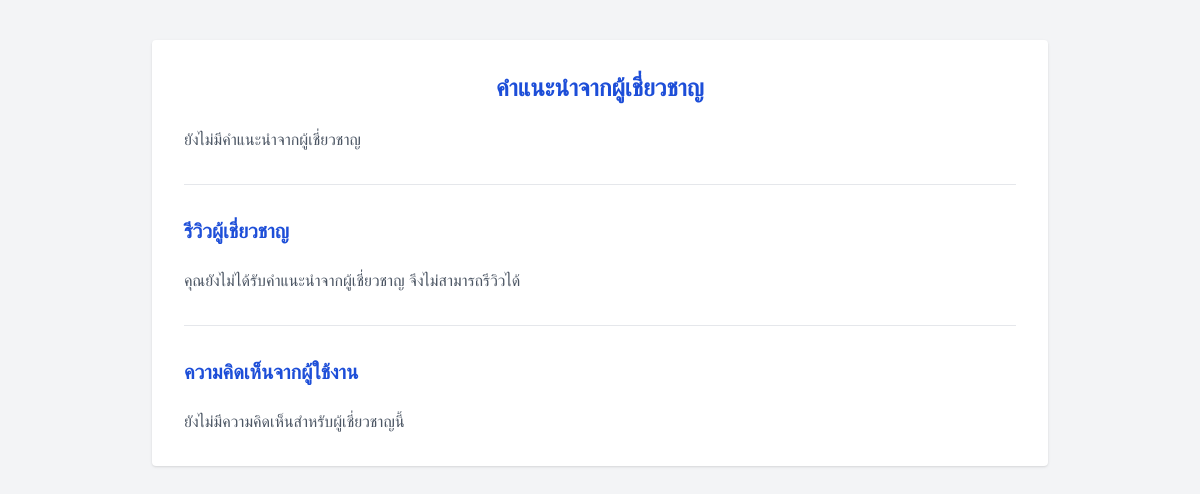
The app's page /general-advice/ (signed in), older data.
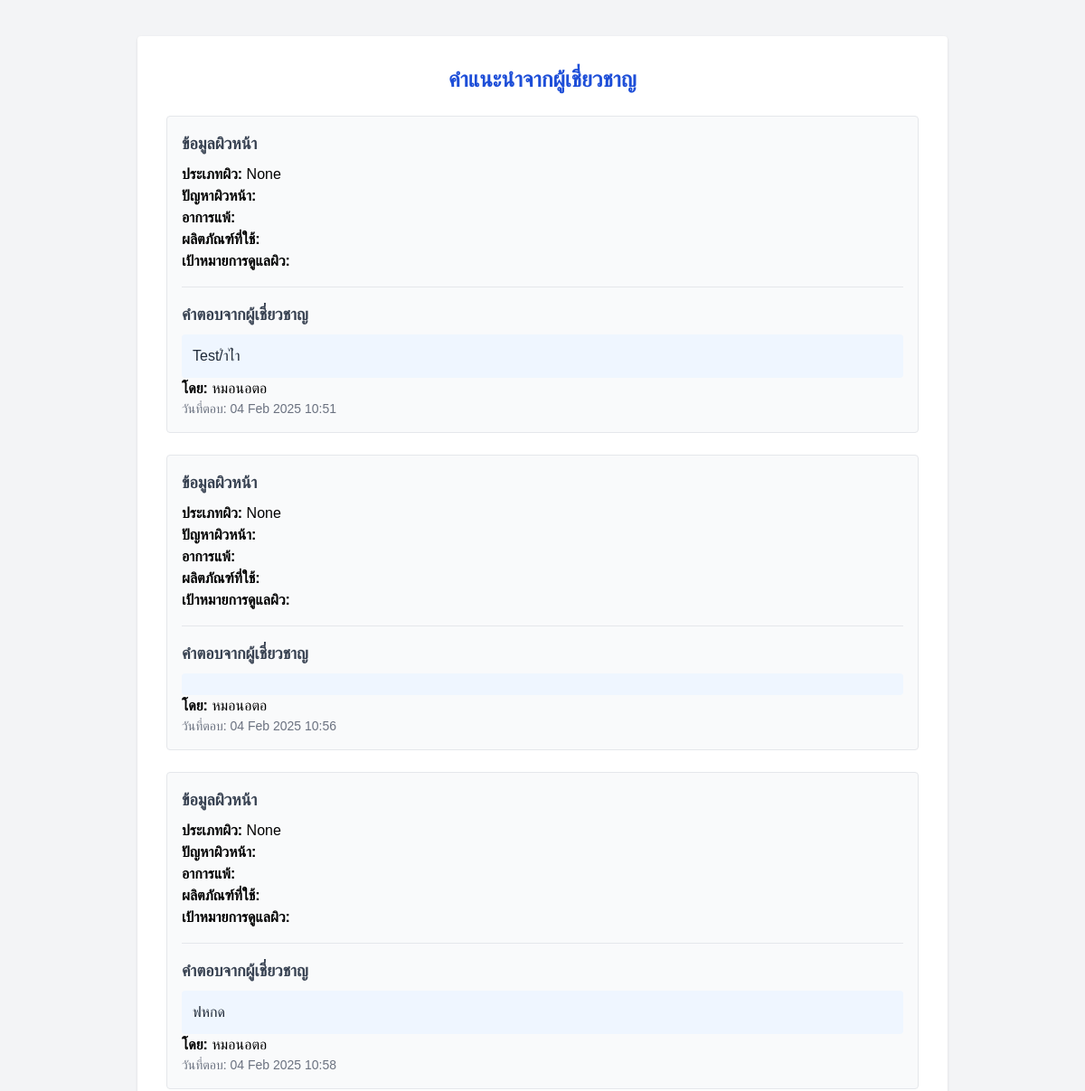
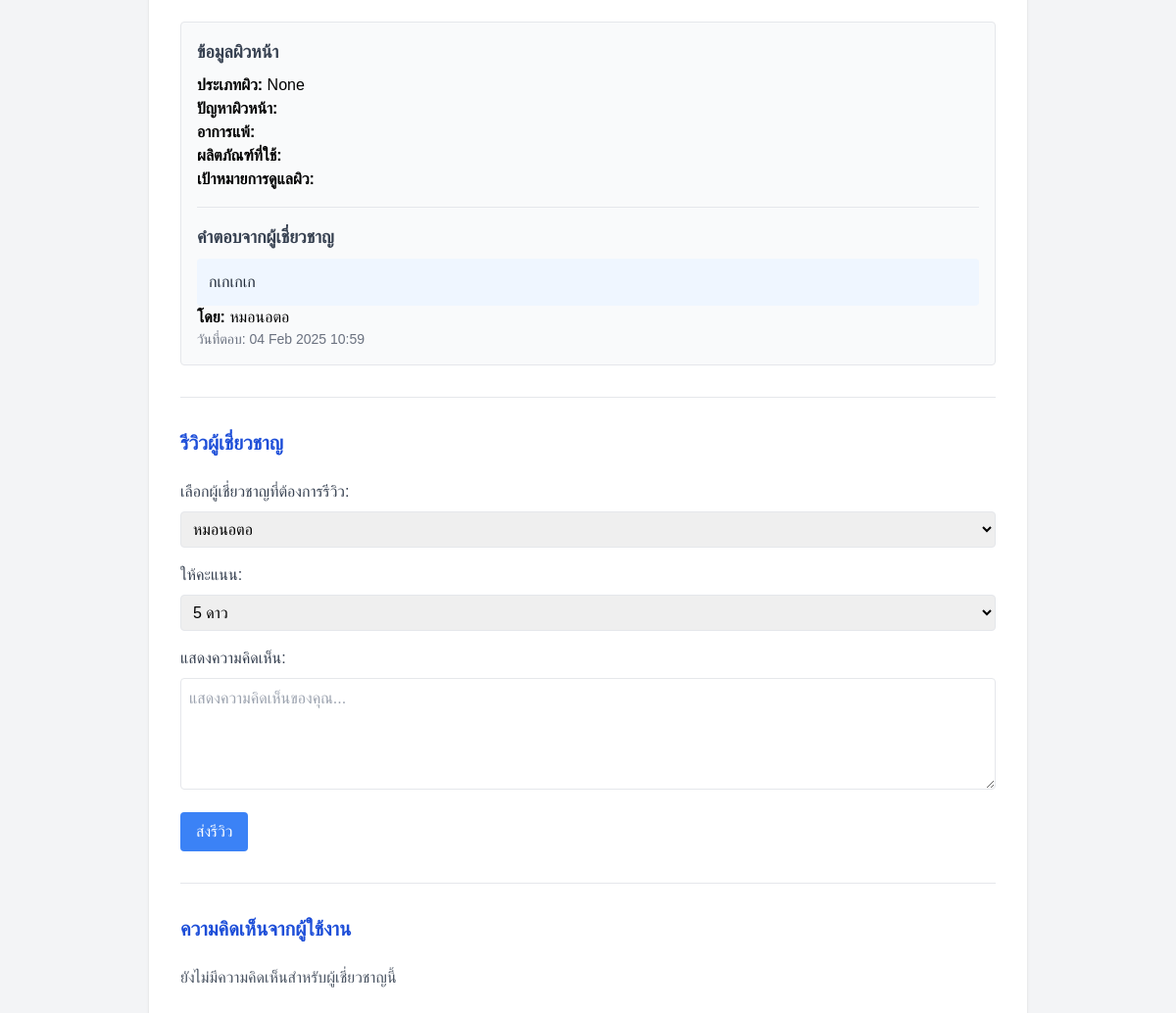
The same page, newer data (2 pictures, top to bottom).
### accounts/models.py (models this page shows, shortened)
class ExpertResponse(models.Model):
    skin_data = models.ForeignKey('SkinData', on_delete=models.CASCADE, related_name='responses')  # Many-to-One
    expert = models.ForeignKey(User, on_delete=models.CASCADE, related_name='expert_responses')  # ผู้เชี่ยวชาญ
    response_text = models.TextField()
    created_at = models.DateTimeField(auto_now_add=True)
    updated_at = models.DateTimeField(auto_now=True)

class SkinData(models.Model):
    user = models.ForeignKey(User, on_delete=models.CASCADE, related_name="skin_data")
    skin_type = models.CharField(max_length=50, blank=True, null=True)
    concern = models.TextField(blank=True, null=True)
    allergy_history = models.TextField(blank=True, null=True)
    current_products = models.TextField(blank=True, null=True)
    skincare_goal = models.TextField(blank=True, null=True)
    submitted_at = models.DateTimeField(auto_now_add=True)

### accounts/views.py (the view)
# urls.py: path('general-advice/', views.general_advice, name='general_advice'),
@login_required
def general_advice(request):
    expert_responses = ExpertResponse.objects.filter(skin_data__user=request.user)
    return render(request, 'general_advice.html', {'expert_responses': expert_responses})

### templates/general_advice.html (shortened to what the changed rows need)
<!DOCTYPE html>
<html lang="th">
<head>
    <script src="https://cdn.tailwindcss.com"></script>
</head>
<body class="bg-gray-100 p-10">
    <div class="max-w-4xl mx-auto bg-white p-8 rounded shadow">
        <h1 class="text-2xl font-bold mb-6 text-center text-blue-700">คำแนะนำจากผู้เชี่ยวชาญ</h1>
        {% if expert_responses %}
            {% for response in expert_responses %}
            <div class="p-4 border rounded mb-6 bg-gray-50">
                <h2 class="text-lg font-bold text-gray-700 mb-2">ข้อมูลผิวหน้า</h2>
                <p><strong>ประเภทผิว:</strong> {{ response.skin_data.skin_type }}</p>
                <p><strong>ปัญหาผิวหน้า:</strong> {{ response.skin_data.concern }}</p>
                <p><strong>อาการแพ้:</strong> {{ response.skin_data.allergy_history }}</p>
                <p><strong>ผลิตภัณฑ์ที่ใช้:</strong> {{ response.skin_data.current_products }}</p>
                <p><strong>เป้าหมายการดูแลผิว:</strong> {{ response.skin_data.skincare_goal }}</p>
                <hr class="my-4">
                <h2 class="text-lg font-bold text-gray-700 mb-2">คำตอบจากผู้เชี่ยวชาญ</h2>
                <p class="bg-blue-50 p-3 rounded text-gray-800">{{ response.response_text }}</p>
                <p><strong>โดย:</strong> {{ response.expert.username }}</p>
                <p class="text-sm text-gray-500">วันที่ตอบ: {{ response.created_at|date:"d M Y H:i" }}</p>
            </div>
            {% endfor %}
        {% else %}
        <p class="text-gray-600">ยังไม่มีคำแนะนำจากผู้เชี่ยวชาญ</p>
        {% endif %}
        <hr class="my-8">
        <h2 class="text-xl font-bold mb-6 text-blue-700">รีวิวผู้เชี่ยวชาญ</h2>
        {% if expert_responses %}
            <form method="POST">
                <div class="mb-4">
                    <label for="expert_id" class="block text-gray-700 mb-2">เลือกผู้เชี่ยวชาญที่ต้องการรีวิว:</label>
                    <select name="expert_id" id="expert_id" class="w-full border rounded p-2">
                        {% for response in expert_responses %}
                            <option value="{{ response.expert.id }}">{{ response.expert.username }}</option>
                        {% endfor %}
                    </select>
                </div>
                <div class="mb-4">
                    <label for="rating" class="block text-gray-700 mb-2">ให้คะแนน:</label>
                    <select name="rating" id="rating" class="w-full border rounded p-2">
                        <option value="5">5 ดาว</option>
                    </select>
                </div>
                <div class="mb-4">
                    <label for="comment" class="block text-gray-700 mb-2">แสดงความคิดเห็น:</label>
                    <textarea name="comment" id="comment" rows="4" class="w-full border rounded p-2" placeholder="แสดงความคิดเห็นของคุณ..."></textarea>
                </div>
                <button type="submit" class="bg-blue-500 text-white px-4 py-2 rounded">ส่งรีวิว</button>
            </form>
        {% else %}
            <p class="text-gray-600">คุณยังไม่ได้รับคำแนะนำจากผู้เชี่ยวชาญ จึงไม่สามารถรีวิวได้</p>
        {% endif %}
        <hr class="my-8">
        <h2 class="text-xl font-bold mb-6 text-blue-700">ความคิดเห็นจากผู้ใช้งาน</h2>
        {% if expert_reviews %}
            {% for review in expert_reviews %}
                <div class="mb-4 p-4 border rounded bg-gray-50">
                    <p><strong>ผู้ใช้:</strong> {{ review.user.username }}</p>
                    <p><strong>ผู้เชี่ยวชาญ:</strong> {{ review.expert.username }}</p>
                    <p><strong>คะแนน:</strong> {{ review.rating }} ดาว</p>
                    <p class="text-gray-700">{{ review.comment }}</p>
                    <p class="text-sm text-gray-500">วันที่: {{ review.created_at|date:"d M Y H:i" }}</p>
                    {% if review.user == request.user %}
                    <form method="POST" action="{% url 'delete_review' review.id %}">
                        {% csrf_token %}
                        <button type="submit" class="bg-red-500 text-white px-4 py-2 rounded mt-2">ลบความคิดเห็น</button>
                    </form>
                    {% endif %}
                </div>
            {% endfor %}
        {% else %}
            <p class="text-gray-600">ยังไม่มีความคิดเห็นสำหรับผู้เชี่ยวชาญนี้</p>
        {% endif %}
    </div>
</body>
</html>

Row changes from the older to the newer data that the page shows:
added ExpertResponse: skin_data.skin_type "None", response_text "Test/ำไำ", expert.username "หมอนอตอ", created_at "04 Feb 2025 10:51"
added ExpertResponse: skin_data.skin_type "None", expert.username "หมอนอตอ", created_at "04 Feb 2025 10:56"
added ExpertResponse: skin_data.skin_type "None", response_text "ฟหกด", expert.username "หมอนอตอ", created_at "04 Feb 2025 10:58"
added ExpertResponse: skin_data.skin_type "None", response_text "กเกเกเก", expert.username "หมอนอตอ", created_at "04 Feb 2025 10:59"
Text that changed along with them:
form field expert_id: (not shown) → "หมอนอตอ"
form field rating: (not shown) → "5 ดาว"
text no longer shown: "ยังไม่มีคำแนะนำจากผู้เชี่ยวชาญ คุณยังไม่ได้รับคำแนะนำจากผู้เชี่ยวชาญ จึงไม่สามารถรีวิวได้"
text now shown: "เลือกผู้เชี่ยวชาญที่ต้องการรีวิว: ให้คะแนน: แสดงความคิดเห็น: ส่งรีวิว"
